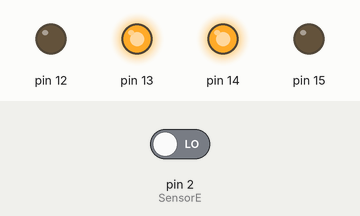
This sketch was run on a simulated Arduino Uno, built with avr-gcc and run on an emulated ATmega328P. On the bench: output pins drawn as LEDs (lit = HIGH). The test bench sets the inputs (shaded band); at power-on: pin 2 (SensorE) LOW.

Above: at 1.2 s.
1.3 s: pin 2 (SensorE) driven HIGH
At 2.2 s:
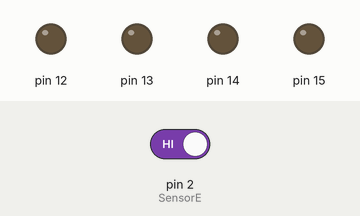
2.8 s: pin 2 (SensorE) driven LOW
At 4.0 s:
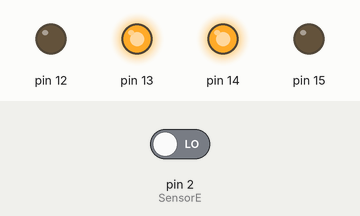
Timing chart, 0 to 5.8 s (numbered marks = the images above; inputs shaded):
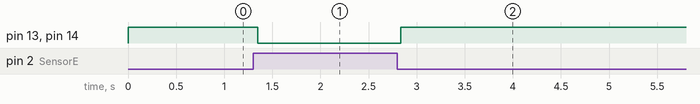

Measured:
- after the input at 1.3 s, pin 13, pin 14: HIGH → LOW after 0.05 s
- after the input at 2.8 s, pin 13, pin 14: LOW → HIGH at once

The sketch:

SeguidorDeLinha.ino
```cpp
// Entradas da Ponte H
byte EntA, EntB, EntC, EntD;

// Definicao dos pinos para o sensor
// Sensor da Direita
byte SensorD = 0;

// Sensor da Esquerda
byte SensorE = 2;

// Controle da Velocidade dos motores
byte velFrente = 120;
byte velRetorno = 95;
byte velGiro = 75;

byte velFrenteRap = 160;
// Tempo delay entre o giro
byte timeGiro = 55;

// Contagem de passagens pelo branco (reseta em 3)
byte cont = 0;

// Classe de controle do motor
class Motor {
public:
  Motor(byte In1, byte In2, byte In3, byte In4){
    EntA = In1;
    EntB = In2;
    EntC = In3;
    EntD = In4;

    // Define os pinos de saída para o controle da ponte H
    pinMode(EntA, OUTPUT);
    pinMode(EntB, OUTPUT);
    pinMode(EntC, OUTPUT);
    pinMode(EntD, OUTPUT);
  }

  void frente(){
    analogWrite(EntA, velFrente);
    analogWrite(EntB, 0);
    analogWrite(EntC, velFrente);
    analogWrite(EntD, 0);
  }

  void frente_rapido(){
    analogWrite(EntA, velFrenteRap);
    analogWrite(EntB, 0);
    analogWrite(EntC, velFrenteRap);
    analogWrite(EntD, 0);
  }

  void retorno(){
    analogWrite(EntA, 0);
    analogWrite(EntB, velRetorno);
    analogWrite(EntC, 0);
    analogWrite(EntD, velRetorno);
  }

  void stopGERAL(){
    analogWrite(EntA, 0);
    analogWrite(EntB, 0);
    analogWrite(EntC, 0);
    analogWrite(EntD, 0);
  }

  void esq(){
    analogWrite(EntA, velGiro);
    analogWrite(EntB, 0);

    analogWrite(EntC, 0);
    analogWrite(EntD, velGiro);
    delay(timeGiro);
  }

  void dir(){
    analogWrite(EntA, 0);
    analogWrite(EntB, velGiro);

    analogWrite(EntC, velGiro);
    analogWrite(EntD, 0);
    delay(timeGiro);
  }
};

Motor Carrinho(14, 12, 13, 15);

void setup() {
    pinMode(SensorD, INPUT);
    pinMode(SensorE, INPUT);
    Serial.begin(9600);
}

void loop() {
  // Leitura dos sensores de linha
  int leituraSensorD = digitalRead(SensorD);
  int leituraSensorE = digitalRead(SensorE);

  // LOW = PRETO ; HIGH = BRANCO
  // Vai em linha reta

  if (leituraSensorD == 1 && leituraSensorE == 1) {
    // Ambos os sensores detectam preto
    Carrinho.frente();
  }

  // VIRA PARA DIREITA    // Apenas o sensor direito detecta preto
  else if (leituraSensorD == 0 && leituraSensorE == 1) {
    Carrinho.dir();
  }

  // VIRA PARA ESQUERDA    // Apenas o sensor esquerdo detecta preto
  else if (leituraSensorD == 1 && leituraSensorE == 0) {
    Carrinho.esq();
  }

  // LOW = PRETO ; HIGH = BRANCO     // Ambos os sensores detectam branco
  else if (leituraSensorD == 0 && leituraSensorE == 0) {
    Carrinho.frente_rapido();
    delay(75);
  }
}
```
